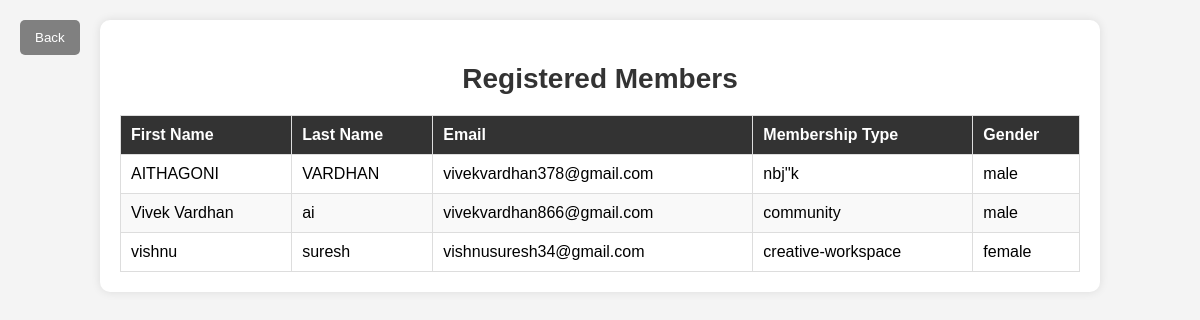
The page /registered-members/ on the database as committed earlier.
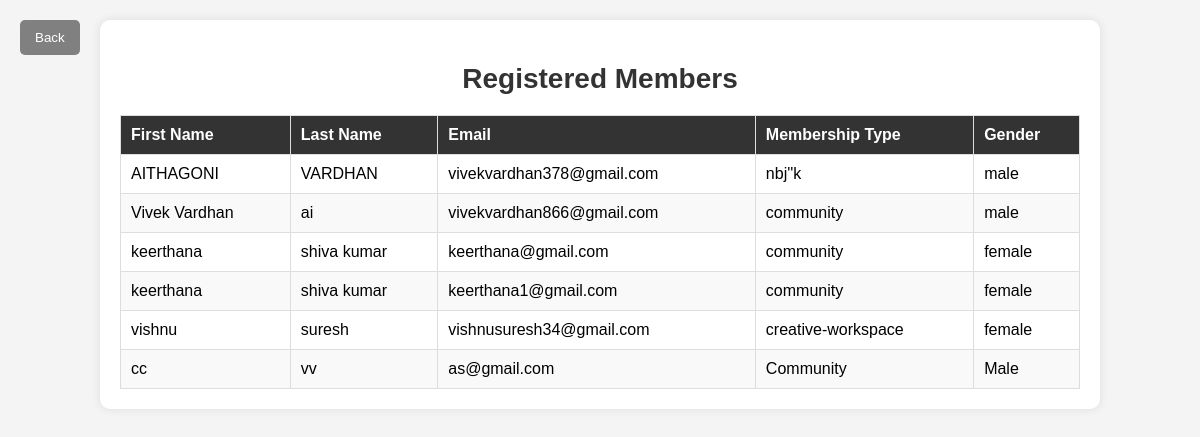
The same page on the database as committed later.
### members/models.py (models this page shows, shortened)
class Member(models.Model):
    GENDER_CHOICES = [
        ('male', 'Male'),
        ('female', 'Female'),
    ]
    MEMBERSHIP_CHOICES = [
        ('community', 'Community'),
        ('key-access', 'Key Access'),
        ('creative-workspace', 'Creative Workspace'),
    ]
    first_name = models.CharField(max_length=50)
    last_name = models.CharField(max_length=50)
    gender = models.CharField(max_length=10, choices=GENDER_CHOICES)
    email = models.EmailField(unique=True)
    membership_type = models.CharField(max_length=50, choices=MEMBERSHIP_CHOICES)  # Add dropdown choices
    password = models.CharField(max_length=100)  # Use hashing later for security

### members/views.py (the view)
# urls.py: path("registered-members/", registered_members, name="registered_members"),
def registered_members(request):
    members = Member.objects.filter(is_approved=True).values(
        "first_name", "last_name", "email", "membership_type", "gender"
    )
    return render(request, "registered_members.html", {"members": members})

### members/templates/registered_members.html (shortened to what this page needs)
<!DOCTYPE html>
<html lang="en">
<head>
</head>
<body>
    <button onclick="window.location.href='{% url 'admin_dashboard' %}'" class="btn-back">Back</button>
    <div class="container">
        <h2>Registered Members</h2>
        <table>
            <thead>
                <tr>
                    <th>First Name</th>
                    <th>Last Name</th>
                    <th>Email</th>
                    <th>Membership Type</th>
                    <th>Gender</th>
                </tr>
            </thead>
            <tbody>
                {% for member in members %}
                <tr>
                    <td>{{ member.first_name }}</td>
                    <td>{{ member.last_name }}</td>
                    <td>{{ member.email }}</td>
                    <td>{{ member.membership_type }}</td>
                    <td>{{ member.gender }}</td>
                </tr>
                {% empty %}
                <tr>
                    <td colspan="5" class="text-center">No registered members found.</td>
                </tr>
                {% endfor %}
            </tbody>
        </table>
    </div>
</body>
</html>

Rows that differ between the two databases and show on the page:
now on this page (row edited): Member: first_name "keerthana", last_name "shiva kumar", email "keerthana@gmail.com", membership_type "community", gender "female"
now on this page (row edited): Member: first_name "keerthana", last_name "shiva kumar", email "keerthana1@gmail.com", membership_type "community", gender "female"
added Member: first_name "cc", last_name "vv", email "as@gmail.com", membership_type "Community", gender "Male"
